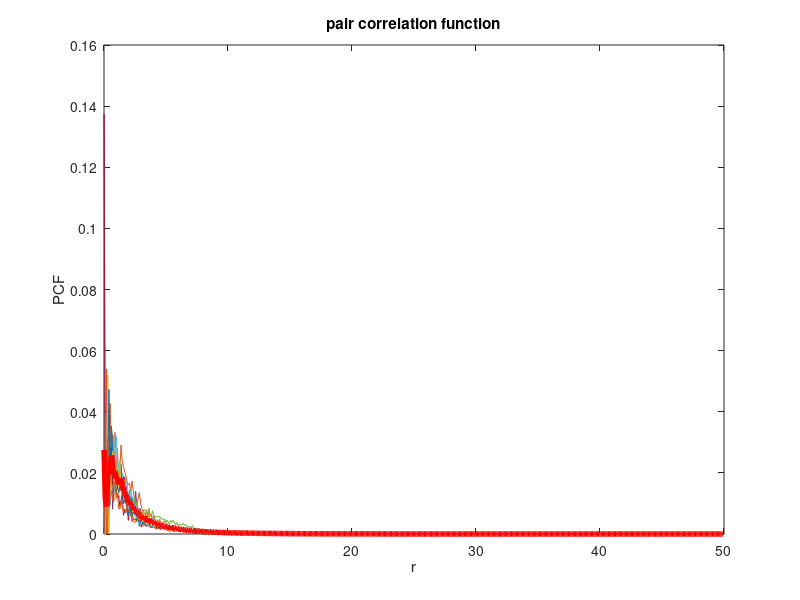

This chart was generated by the following MATLAB code:
function CalculatePairCorrelationFunction
% Calculate the pair correlation function for many realization of a Rouse chain
% the pair correlation is between segment positions, and it i linked to the
% probability of encounter between the different beads of the Rouse chain. 
numBeads = 100;
numExp   = 10;
rMin     = 0.01;
rMax     = numBeads/2;
rad      = linspace(rMin,rMax,2^9 +1);
dr       = rad(2)-rad(1);
g        = zeros(numExp,numel(rad)-1);
rho      = numBeads/(4*pi*rMax^2);
chain = zeros(numBeads,3);
for eIdx = 1:numExp
    for rIdx = 2:numBeads-1
        chain(rIdx,:) = chain(rIdx-1,:)+ randn(1,3);
    end
    % Calculate the pair correlation function
    dists   = pdist2(chain,chain);
    
    for rIdx = 1:numel(rad)-1
        % find all beads in the range and divide by the volume to get concentration
        inRange      = double(dists>rad(rIdx) & dists<(rad(rIdx)+dr));
        g(eIdx,rIdx) = (1/numBeads)*(sum(inRange(:)))/(4*pi*(rad(rIdx)+dr).^2 - rad(rIdx)^2);
    end
end
% calculate the FFT of the mean of the pair correlation functio 
meanPCF = mean(g);
figure, plot(rad(1:end-1),g'), title('pair correlation function'), 
hold on, plot(rad(1:end-1),meanPCF,'r-','Linewidth',4), xlabel('r'), ylabel('PCF')
% trapz(rad(1:end-1),meanPCF.*rad(1:end-1).^2)-(numBeads-1)/(4*pi*(numBeads/1))
% fPFC    = fft(meanPCF,2^nextpow2(numel(rad)));
% figure, plot(abs(fftshift(fPFC)))
sum(meanPCF)